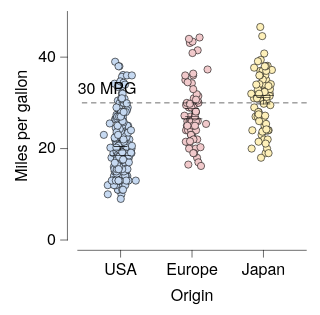

Express this chart as Vega-Lite.
### Vega-Lite specification from a JSON file in a GitHub repository (floating-point values rounded to 4 significant figures; data arrays with more than 128 entries replaced by an {"elided": "..."} marker saying what was removed)
{"background": null, "config": {"arc": {"fill": "#DBDBDB", "fillOpacity": 1.0, "innerRadius": 25.0, "padAngle": 0.03, "stroke": "black", "strokeOpacity": 1, "strokeWidth": 0.25}, "area": {"fill": "#DBDBDB", "fillOpacity": 1.0, "stroke": "black", "strokeOpacity": 1, "strokeWidth": 0.25}, "axis": {"domain": true, "domainCap": "round", "domainColor": "black", "domainWidth": 0.25, "grid": false, "gridCap": "round", "gridColor": "#F1F1F1", "gridDash": [0, 0], "gridOpacity": 1.0, "gridWidth": 0.25, "labelColor": "black", "labelFont": "Helvetica Neue", "labelFontSize": 7, "labelFontStyle": "normal", "labelFontWeight": 400, "offset": 4.5, "ticks": true, "tickCap": "round", "tickColor": "black", "tickRound": false, "tickSize": 3, "tickWidth": 0.25, "titleColor": "black", "titleFont": "Helvetica Neue", "titleFontSize": 7, "titleFontStyle": "normal", "titleFontWeight": 400}, "axisX": {"domain": true, "labelAlign": "center", "labelAngle": 0, "labels": true, "ticks": true, "translate": 0}, "axisY": {"domain": true, "labelAlign": "right", "labelAngle": 0, "labels": true, "ticks": true, "translate": 0}, "axisRight": {"domain": true, "labelAlign": "left", "labelAngle": 0, "labels": true, "ticks": true, "translate": 0}, "axisTop": {"domain": true, "labelAlign": "center", "labelAngle": 0, "labels": true, "ticks": true, "translate": 0}, "axisBand": {"tickOffset": 0}, "bar": {"fill": "#DBDBDB", "fillOpacity": 1.0, "stroke": "black", "strokeOpacity": 1, "strokeWidth": 0.25}, "boxplot": {"size": 9.0, "ticks": {"cornerRadius": 0.25, "fill": "black", "size": 4.5, "thickness": 0.25}, "box": {"fillOpacity": 1.0, "stroke": "black", "strokeOpacity": 1, "strokeWidth": 0.25}, "median": {"fill": "black", "fillOpacity": 1.0, "size": 9.0, "thickness": 0.25}, "rule": {"fill": "black", "fillOpacity": 1.0, "size": 10.0, "stroke": "black", "strokeDash": [0, 0], "strokeOpacity": 1, "strokeWidth": 0.25}, "outliers": {"color": "black", "fill": "black", "fillOpacity": 1.0, "size": 0, "stroke": "black", "strokeOpacity": 1, "strokeWidth": 0.25}}, "circle": {"fill": "black", "fillOpacity": 1.0, "size": 0.5, "stroke": null, "strokeOpacity": 1, "strokeWidth": 0.25}, "errorband": {"band": {"fillOpacity": 0.6, "stroke": null, "strokeWidth": 0.25, "strokeOpacity": 1}, "borders": {"opacity": 0, "strokeOpacity": 0.25, "strokeWidth": 1}}, "errorbar": {"opacity": 1, "rule": {"strokeDash": [0, 0], "strokeWidth": 0.25}, "ticks": {"color": "black", "cornerRadius": 0.125, "opacity": 1, "size": 6.0, "thickness": 0.25}, "thickness": 0.25}, "font": "Helvetica Neue", "geoshape": {"fill": "#DBDBDB", "fillOpacity": 1.0, "stroke": "black", "strokeOpacity": 1, "strokeWidth": 0.25}, "header": {"labelColor": "black", "labelFont": "Helvetica Neue", "labelFontSize": 7, "labelFontStyle": "normal", "labelFontWeight": 400, "titleColor": "black", "titleFont": "Helvetica Neue", "titleFontSize": 7, "titleFontStyle": "normal", "titleFontWeight": 400, "titlePadding": 0}, "legend": {"disable": false, "offset": 4.5, "gradientLength": 50.0, "gradientThickness": 5.0, "gradientOpacity": 1.0, "gradientStrokeColor": "black", "gradientStrokeWidth": 0.25, "labelColor": "black", "labelFont": "Helvetica Neue", "labelFontSize": 7, "labelFontStyle": "normal", "labelFontWeight": 400, "strokeColor": "black", "strokeWidth": 0, "symbolSize": 42, "symbolStrokeColor": "black", "symbolStrokeWidth": 0.25, "titleColor": "black", "titleFont": "Helvetica Neue", "titleFontSize": 7, "titleFontStyle": "normal", "titleFontWeight": 400}, "line": {"color": "black", "stroke": "black", "strokeCap": "round", "strokeDash": [0, 0], "strokeOpacity": 1, "strokeWidth": 0.375}, "point": {"filled": true, "fill": "#DBDBDB", "fillOpacity": 1.0, "size": 5.0, "stroke": "black", "strokeOpacity": 1, "strokeWidth": 0.25}, "range": {"category": ["#C6D9F1", "#F1C9CB", "#FEF0B9", "#CEE37A", "#7AA8E0", "#E589A3", "#FDDD5D", "#68B961", "#4177B1", "#C35082", "#E5C227", "#438156"], "diverging": {"scheme": ["#C35082", "#CE6D94", "#D989A7", "#E2A4BA", "#EABFCE", "#F1DBE2", "#F6F6F6", "#D7E0EB", "#B9CBE0", "#9BB6D5", "#7DA1C9", "#5F8CBD", "#4177B1"]}, "heatmap": {"scheme": ["#DFE9F7", "#C6D9F1", "#ADC8EC", "#94B8E6", "#7AA8E0", "#6097DA", "#4D87CA", "#4177B1", "#386898", "#2F597F", "#264A69", "#1D3A58"]}, "ordinal": {"scheme": ["#F1F1F1", "#DBDBDB", "#C6C6C6", "#B2B2B2", "#9D9D9D", "#898989", "#767676", "#636363", "#515151", "#404040", "#2F2F2F", "#1F1F1F"]}, "ramp": {"scheme": ["#DFE9F7", "#C6D9F1", "#ADC8EC", "#94B8E6", "#7AA8E0", "#6097DA", "#4D87CA", "#4177B1", "#386898", "#2F597F", "#264A69", "#1D3A58"]}}, "rule": {"color": "black", "stroke": "black", "strokeCap": "round", "strokeDash": [2, 2], "strokeOpacity": 1, "strokeWidth": 0.25}, "scale": {"bandPaddingInner": 0.1, "bandPaddingOuter": 0.1, "round": false}, "rect": {"fill": "#DBDBDB", "fillOpacity": 1.0, "stroke": "black", "strokeOpacity": 1, "strokeWidth": 0.25}, "square": {"fill": "#DBDBDB", "fillOpacity": 1.0, "size": 10.0, "stroke": "black", "strokeOpacity": 1, "strokeWidth": 0.25}, "text": {"color": "black", "font": "Helvetica Neue", "fontSize": 7, "fontStyle": "normal", "fontWeight": 400}, "title": {"anchor": "middle", "frame": "group", "color": "black", "font": "Helvetica Neue", "fontSize": 7, "fontStyle": "normal", "fontWeight": 400, "subtitleColor": "black", "subtitleFont": "Helvetica Neue", "subtitleFontSize": "Helvetica Neue", "subtitleFontStyle": "normal", "subtitleFontWeight": 400}, "view": {"continuousWidth": 100, "continuousHeight": 100, "discreteWidth": 100, "discreteHeight": 100, "fill": null, "stroke": null, "strokeWidth": 0.25}}, "layer": [{"data": {"name": "data-5a85ede2053d4aec77293cfb476ae07b"}, "mark": {"type": "circle", "opacity": 1.0, "size": 10.0, "stroke": "black", "strokeOpacity": 1, "strokeWidth": 0.25}, "encoding": {"color": {"field": "Origin", "legend": null, "sort": ["USA", "Europe", "Japan"], "title": null, "type": "nominal"}, "x": {"axis": {}, "field": "Origin", "sort": ["USA", "Europe", "Japan"], "title": "Origin", "type": "nominal"}, "xOffset": {"field": "jitter_x", "scale": {"domain": [-7.33, 7.33], "range": [5.17, 19.83]}, "type": "quantitative"}, "y": {"field": "Miles_per_Gallon", "title": "Miles per gallon", "type": "quantitative"}}}, {"data": {"name": "data-64e7897fd8423deef5c97d660b6d3367"}, "mark": {"type": "errorbar"}, "encoding": {"x": {"axis": {}, "field": "Origin", "sort": ["USA", "Europe", "Japan"], "title": "Origin", "type": "nominal"}, "y": {"field": "__mean", "title": "Miles per gallon", "type": "quantitative"}, "yError": {"field": "__error"}}}, {"data": {"name": "data-5a85ede2053d4aec77293cfb476ae07b"}, "mark": {"type": "boxplot", "box": {"fillOpacity": 0, "strokeOpacity": 0}, "outliers": {"opacity": 0}, "rule": {"strokeOpacity": 0}, "ticks": false}, "encoding": {"x": {"axis": {}, "field": "Origin", "sort": ["USA", "Europe", "Japan"], "title": "Origin", "type": "nominal"}, "y": {"field": "Miles_per_Gallon", "title": "Miles per gallon", "type": "quantitative"}}}, {"layer": [{"data": {"values": [{"__dysonsphere__": 1}]}, "mark": {"type": "rule", "opacity": 1.0}, "encoding": {"y": {"datum": 30.0}}}, {"data": {"values": [{"__dysonsphere__": 1}]}, "mark": {"type": "text", "align": "left", "baseline": "bottom", "dx": 0, "dy": -3, "fontSize": 7}, "encoding": {"text": {"value": "30 MPG"}, "x": {"value": 0}, "y": {"datum": 30.0}}}]}], "$schema": "https://vega.github.io/schema/vega-lite/v6.4.1.json", "datasets": {"data-5a85ede2053d4aec77293cfb476ae07b": {"elided": "398 records"}, "data-64e7897fd8423deef5c97d660b6d3367": [{"Origin": "USA", "__mean": 20.08, "__error": 0.4058, "__dysonsphere__": 1}, {"Origin": "Japan", "__mean": 30.45, "__error": 0.6852, "__dysonsphere__": 1}, {"Origin": "Europe", "__mean": 27.89, "__error": 0.8037, "__dysonsphere__": 1}]}}
